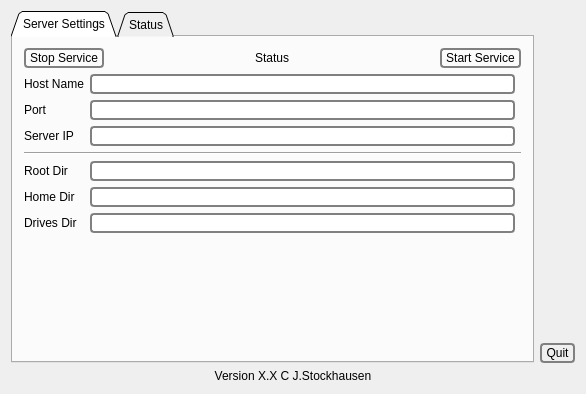
<?xml version="1.0" encoding="UTF-8"?>
<ui version="4.0">
 <class>MainDialog</class>
 <widget class="QDialog" name="MainDialog">
  <property name="geometry">
   <rect>
    <x>0</x>
    <y>0</y>
    <width>586</width>
    <height>394</height>
   </rect>
  </property>
  <property name="windowTitle">
   <string>VLC Streamer Settings</string>
  </property>
  <property name="styleSheet">
   <string notr="true"> QLineEdit {
     border: 2px solid gray;
     border-radius:4px;
     background: white;
     selection-background-color: darkgray;
 }

 QPushButton {
     border: 2px solid gray;
     border-radius: 4px;
     background-color: qlineargradient(x1: 0, y1: 0, x2: 0, y2: 1,
                                       stop: 0 #f6f7fa, stop: 1 #dadbde);
     padding-left: 4px;
     padding-right: 4px;
    padding-top: 1px;
    padding-bottom: 1px;
 }

 QPushButton:pressed {
     background-color: qlineargradient(x1: 0, y1: 0, x2: 0, y2: 1,
                                       stop: 0 #dadbde, stop: 1 #f6f7fa);
 }</string>
  </property>
  <layout class="QVBoxLayout" name="verticalLayout_3">
   <item>
    <layout class="QHBoxLayout" name="horizontalLayout">
     <item>
      <widget class="QTabWidget" name="tabWidget">
       <property name="tabShape">
        <enum>QTabWidget::Triangular</enum>
       </property>
       <property name="currentIndex">
        <number>0</number>
       </property>
       <widget class="QWidget" name="tab">
        <attribute name="title">
         <string>Server Settings</string>
        </attribute>
        <layout class="QVBoxLayout" name="verticalLayout">
         <item>
          <layout class="QHBoxLayout" name="horizontalLayout_2">
           <item>
            <widget class="QPushButton" name="m_pStopPushButton">
             <property name="text">
              <string>Stop Service</string>
             </property>
            </widget>
           </item>
           <item>
            <spacer name="horizontalSpacer">
             <property name="orientation">
              <enum>Qt::Horizontal</enum>
             </property>
             <property name="sizeHint" stdset="0">
              <size>
               <width>40</width>
               <height>20</height>
              </size>
             </property>
            </spacer>
           </item>
           <item>
            <widget class="QLabel" name="m_pStatusLabel">
             <property name="text">
              <string>Status</string>
             </property>
            </widget>
           </item>
           <item>
            <spacer name="horizontalSpacer_2">
             <property name="orientation">
              <enum>Qt::Horizontal</enum>
             </property>
             <property name="sizeHint" stdset="0">
              <size>
               <width>40</width>
               <height>20</height>
              </size>
             </property>
            </spacer>
           </item>
           <item>
            <widget class="QPushButton" name="m_pStartPushButton">
             <property name="text">
              <string>Start Service</string>
             </property>
            </widget>
           </item>
          </layout>
         </item>
         <item>
          <layout class="QGridLayout" name="gridLayout">
           <item row="0" column="0">
            <widget class="QLabel" name="label_2">
             <property name="text">
              <string>Host Name</string>
             </property>
            </widget>
           </item>
           <item row="1" column="0">
            <widget class="QLabel" name="label_3">
             <property name="text">
              <string>Port</string>
             </property>
            </widget>
           </item>
           <item row="1" column="1">
            <widget class="QLineEdit" name="m_pPortLineEdit">
             <property name="inputMask">
              <string notr="true"/>
             </property>
             <property name="text">
              <string notr="true"/>
             </property>
            </widget>
           </item>
           <item row="2" column="0">
            <widget class="QLabel" name="m_pIPLabel">
             <property name="text">
              <string>Server IP</string>
             </property>
            </widget>
           </item>
           <item row="2" column="1">
            <widget class="QLineEdit" name="m_pIPLineEdit"/>
           </item>
           <item row="0" column="1">
            <widget class="QLineEdit" name="m_pHostLineEdit"/>
           </item>
           <item row="4" column="0">
            <widget class="QLabel" name="label_4">
             <property name="text">
              <string>Root Dir</string>
             </property>
            </widget>
           </item>
           <item row="5" column="0">
            <widget class="QLabel" name="label_5">
             <property name="text">
              <string>Home Dir</string>
             </property>
            </widget>
           </item>
           <item row="4" column="1">
            <widget class="QLineEdit" name="m_pRootLineEdit"/>
           </item>
           <item row="5" column="1">
            <widget class="QLineEdit" name="m_pHomeLineEdit"/>
           </item>
           <item row="6" column="1">
            <widget class="QLineEdit" name="m_pDrivesDir"/>
           </item>
           <item row="6" column="0">
            <widget class="QLabel" name="label_6">
             <property name="text">
              <string>Drives Dir</string>
             </property>
            </widget>
           </item>
           <item row="3" column="0" colspan="3">
            <widget class="QFrame" name="frame">
             <property name="frameShape">
              <enum>QFrame::HLine</enum>
             </property>
             <property name="frameShadow">
              <enum>QFrame::Sunken</enum>
             </property>
            </widget>
           </item>
          </layout>
         </item>
         <item>
          <spacer name="verticalSpacer">
           <property name="orientation">
            <enum>Qt::Vertical</enum>
           </property>
           <property name="sizeHint" stdset="0">
            <size>
             <width>20</width>
             <height>40</height>
            </size>
           </property>
          </spacer>
         </item>
        </layout>
       </widget>
       <widget class="QWidget" name="tab_2">
        <attribute name="title">
         <string>Status</string>
        </attribute>
        <layout class="QVBoxLayout" name="verticalLayout_4">
         <item>
          <widget class="QListWidget" name="m_pMoviesList">
           <property name="editTriggers">
            <set>QAbstractItemView::NoEditTriggers</set>
           </property>
           <property name="alternatingRowColors">
            <bool>true</bool>
           </property>
           <property name="viewMode">
            <enum>QListView::ListMode</enum>
           </property>
          </widget>
         </item>
         <item>
          <layout class="QHBoxLayout" name="horizontalLayout_3">
           <item>
            <spacer name="horizontalSpacer_3">
             <property name="orientation">
              <enum>Qt::Horizontal</enum>
             </property>
             <property name="sizeHint" stdset="0">
              <size>
               <width>40</width>
               <height>20</height>
              </size>
             </property>
            </spacer>
           </item>
           <item>
            <widget class="QPushButton" name="m_pRefreshButton">
             <property name="text">
              <string>Refresh</string>
             </property>
            </widget>
           </item>
          </layout>
         </item>
        </layout>
       </widget>
      </widget>
     </item>
     <item>
      <layout class="QVBoxLayout" name="verticalLayout_2">
       <item>
        <widget class="QLabel" name="m_pIconLabel">
         <property name="sizePolicy">
          <sizepolicy hsizetype="Fixed" vsizetype="Fixed">
           <horstretch>0</horstretch>
           <verstretch>0</verstretch>
          </sizepolicy>
         </property>
         <property name="text">
          <string notr="true"/>
         </property>
         <property name="pixmap">
          <pixmap resource="resources.qrc">:/icon/streamer_icon.png</pixmap>
         </property>
         <property name="scaledContents">
          <bool>true</bool>
         </property>
        </widget>
       </item>
       <item>
        <spacer name="verticalSpacer_2">
         <property name="orientation">
          <enum>Qt::Vertical</enum>
         </property>
         <property name="sizeHint" stdset="0">
          <size>
           <width>20</width>
           <height>40</height>
          </size>
         </property>
        </spacer>
       </item>
       <item>
        <widget class="QPushButton" name="m_pQuitPushButton">
         <property name="text">
          <string>Quit</string>
         </property>
        </widget>
       </item>
      </layout>
     </item>
    </layout>
   </item>
   <item>
    <widget class="QLabel" name="m_pVersionLabel">
     <property name="text">
      <string>Version X.X C J.Stockhausen</string>
     </property>
     <property name="alignment">
      <set>Qt::AlignCenter</set>
     </property>
    </widget>
   </item>
  </layout>
 </widget>
 <layoutdefault spacing="6" margin="11"/>
 <resources>
  <include location="resources.qrc"/>
 </resources>
 <connections/>
</ui>
